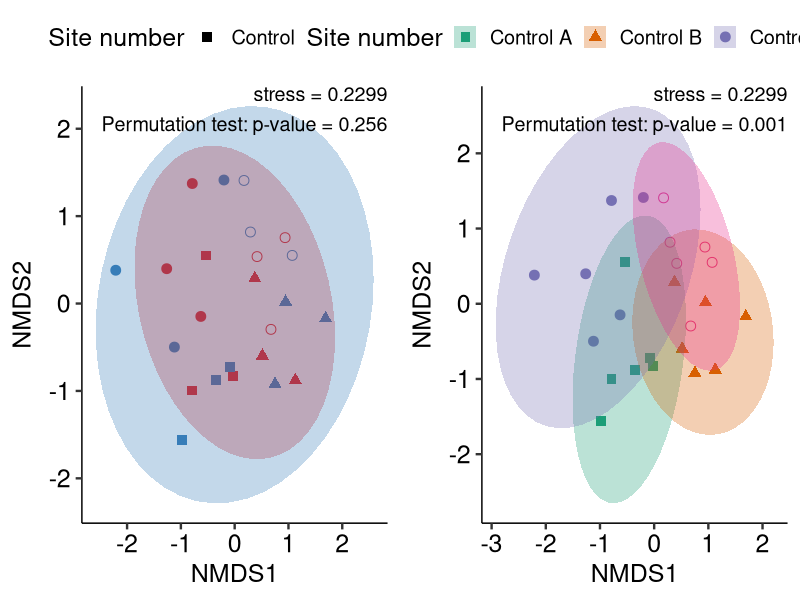
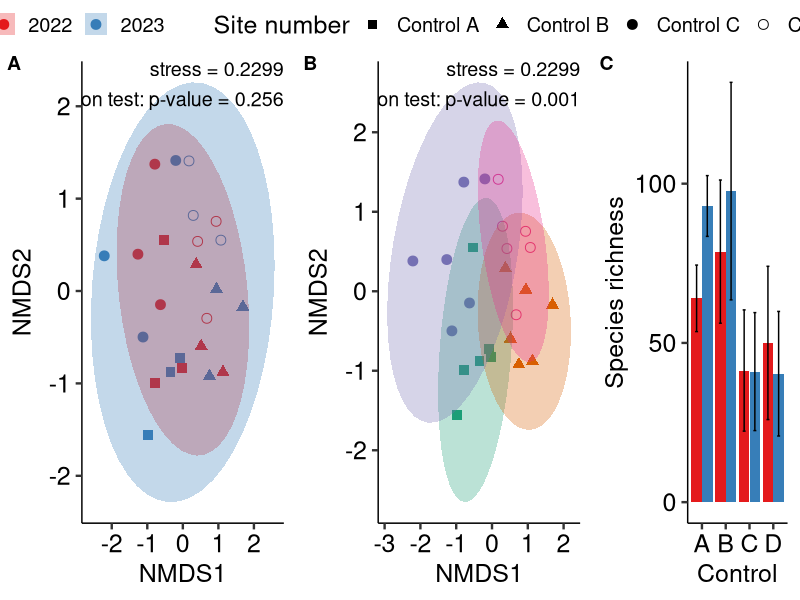

R code for these plots, in order:
################################################################################
#################################### fig s2 ####################################
################################################################################
library(vegan)
library(ggplot2)
library(ggpubr)

set.seed(1) # for reproducibility 

# Import data
cntrl.df <- read.csv("skyline_controlmat.csv")

# Perform Non-metric Multidimensional Scaling (NMDS) on the dataset, excluding "year" and "site_no" columns
cntrl.nmds <- metaMDS(cntrl.df[, -which(colnames(cntrl.df) %in% c("year", "site_no"))],
                      distance = "jaccard",
                      k = 2,
                      maxit = 1000,
                      try = 1000,
                      trymax = 1000,
                      wascores = TRUE)

# Extract NMDS site scores (coordinates for each sample in NMDS space)
cntrl.scrs <- as.data.frame(scores(cntrl.nmds, display = "sites"))
cntrl.scrs$year <- as.factor(cntrl.df$year)
cntrl.scrs$site_no <- as.factor(cntrl.df$site_no)

# Perform PERMANOVA (Permutational Multivariate Analysis of Variance) to test the effect of 'year' on community composition
permanova_type <- adonis2(cntrl.df[, -which(colnames(cntrl.df) %in% c("year", "site_no"))] ~ cntrl.df$year, method = "jaccard")

plot1 <- ggplot(cntrl.scrs, aes(x = NMDS1, y = NMDS2)) +
  geom_point(aes(color = year, shape = site_no), size = 3) +
  stat_ellipse(aes(x = NMDS1, y = NMDS2, fill = year),
               type = "norm", level = 0.9, geom = "polygon",
               linetype = "solid", alpha = 0.3) +
  annotate(geom = "text", label = paste0("stress = ", signif(cntrl.nmds$stress, 4)), x = Inf, y = Inf, hjust = 1, vjust = 1, size = 5) + 
  scale_color_brewer(name = "Control", palette = "Set1") +
  scale_fill_brewer(name = "Control", palette = "Set1") +
  scale_shape_manual(values = c(15, 17, 19, 21)) + 
  theme_pubr(base_size = 18) +
  annotate("text", 
           label = paste("Permutation test: p-value =", round(permanova_type$`Pr(>F)`[1], digits = 3)), size = 5, 
           x = Inf, y = Inf, hjust = 1, vjust = 3) + 
  guides(shape = guide_legend(title = "Site number"),
         color = guide_legend(title = "Year"), 
         fill = guide_legend(title = "Year"))

# Perform PERMANOVA grouped by 'site_no' to test if samples cluster by site number
permanova_type <- adonis2(cntrl.df[, -which(colnames(cntrl.df) %in% c("year", "site_no"))] ~ cntrl.df$site_no, method = "jaccard")

plot2 <- ggplot(cntrl.scrs, aes(x = NMDS1, y = NMDS2)) +
  geom_point(aes(color = site_no, shape = site_no), size = 3) +
  stat_ellipse(aes(x = NMDS1, y = NMDS2, fill = site_no),
               type = "norm", level = 0.9, geom = "polygon",
               linetype = "solid", alpha = 0.3) + 
  annotate(geom = "text", label = paste0("stress = ", signif(cntrl.nmds$stress, 4)), x = Inf, y = Inf, hjust = 1, vjust = 1, size = 5) + 
  scale_color_brewer(name = "Control", palette = "Dark2") +
  scale_fill_brewer(name = "Control", palette = "Dark2") +
  scale_shape_manual(values = c(15, 17, 19, 21)) + 
  theme_pubr(base_size = 18) +
  annotate("text", 
           label = paste("Permutation test: p-value =", round(permanova_type$`Pr(>F)`[1], digits = 3)), size = 5, 
           x = Inf, y = Inf, hjust = 1, vjust = 3) + 
  guides(shape = guide_legend(title = "Site number"), 
         fill = guide_legend(title = "Site number"), 
         color = guide_legend(title = "Site number"))

ggarrange(plot1, plot2, common.legend = F)

# Calculate species richness for each sample and add it as a new column to the dataframe
cntrl.df$sp_richness <- specnumber(cntrl.df[, -which(colnames(cntrl.df) %in% c("year", "site_no"))])

# Summarize species richness by 'site_no' and 'year', calculating the mean and standard deviation
summary.df <- cntrl.df %>%
  group_by(site_no, year) %>%
  dplyr::summarise(mean_sp_richness = mean(sp_richness, na.rm = TRUE),
                   sd_sp_richness = sd(sp_richness, na.rm = TRUE),
                   .groups = "drop")

plot3 <- ggplot(summary.df, aes(x = factor(site_no), y = mean_sp_richness, fill = factor(year))) +
  geom_bar(stat = "identity", position = position_dodge(width = 0.9)) +
  geom_errorbar(aes(ymin = mean_sp_richness - sd_sp_richness, ymax = mean_sp_richness + sd_sp_richness),
                position = position_dodge(width = 0.9), width = 0.25) +
  scale_fill_brewer(palette = "Set1") +  
  scale_x_discrete(labels=c("Control A" = "A", "Control B" = "B", "Control C" = "C", "Control D" = "D")) +
  labs(x = "Control", y = "Species richness", fill = "Year") +
  theme_pubr(base_size = 18) 

ggarrange(plot1, plot2, plot3, widths = c(1, 1, 0.7), nrow = 1, common.legend = T, labels = c("A", "B", "C"))
